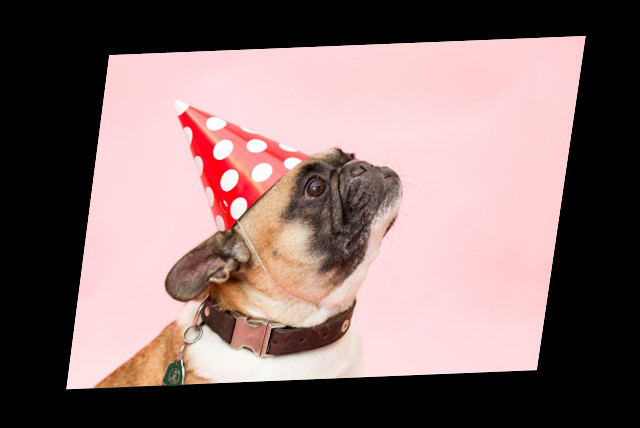
#> input picture MovimientosTRE/RectificacionImagen/perro.jpeg, 640 x 428 px
$ python rectificacionpnts.py
#> lines starting #> are read from the running program, lines starting #| are printed output that depends on the picture
import cv2
import numpy as np

imagen = cv2.imread('perro.jpeg')
#> imagen is the input picture: shape (428, 640, 3); mean B, G, R 109.1, 110.2, 133.5

cv2.circle(imagen, (84, 69), 7, (255,0,0), 2)
cv2.circle(imagen, (513, 77), 7, (0,255,0), 2)
cv2.circle(imagen, (113, 358), 7, (0,0,255), 2)
cv2.circle(imagen, (542, 366), 7, (255,255,0), 2)
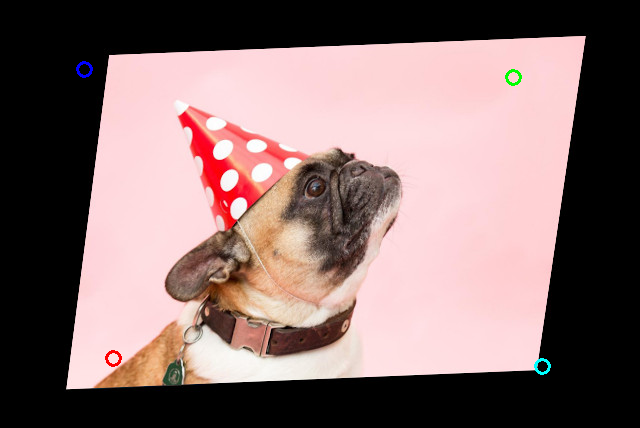
#> imagen: shape (428, 640, 3); mean B, G, R 109.1, 110.2, 133.3

pts1 = np.float32([[84,69], [513,77], [113, 358], [542,366]])
pts2 = np.float32([[0,0], [480,0], [0,300], [480,300]])

M = cv2.getPerspectiveTransform(pts1, pts2)
dst = cv2.warpPerspective(imagen, M, (480,300))
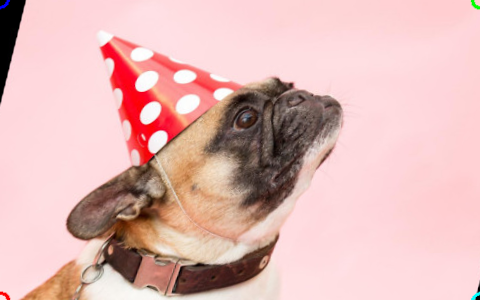
#> dst: shape (300, 480, 3); mean B, G, R 182.1, 184.4, 225

cv2.imshow('Imagen', imagen)
cv2.imshow('dst', dst)
cv2.waitKey(0)
cv2.destroyAllWindows()
